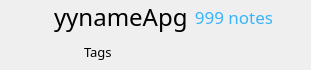
<?xml version="1.0" encoding="UTF-8"?>
<ui version="4.0">
 <class>QNotebookListItemWidgetClass</class>
 <widget class="QWidget" name="QNotebookListItemWidgetClass">
  <property name="geometry">
   <rect>
    <x>0</x>
    <y>0</y>
    <width>247</width>
    <height>70</height>
   </rect>
  </property>
  <property name="minimumSize">
   <size>
    <width>0</width>
    <height>70</height>
   </size>
  </property>
  <property name="maximumSize">
   <size>
    <width>16777215</width>
    <height>70</height>
   </size>
  </property>
  <property name="windowTitle">
   <string>QNotebookListItemWidget</string>
  </property>
  <layout class="QGridLayout" name="gridLayout">
   <property name="leftMargin">
    <number>0</number>
   </property>
   <property name="topMargin">
    <number>0</number>
   </property>
   <property name="rightMargin">
    <number>0</number>
   </property>
   <property name="bottomMargin">
    <number>6</number>
   </property>
   <item row="0" column="0" rowspan="2">
    <widget class="QLabel" name="lNotebookIcon">
     <property name="minimumSize">
      <size>
       <width>48</width>
       <height>48</height>
      </size>
     </property>
     <property name="maximumSize">
      <size>
       <width>48</width>
       <height>48</height>
      </size>
     </property>
     <property name="text">
      <string notr="true"/>
     </property>
     <property name="scaledContents">
      <bool>false</bool>
     </property>
     <property name="alignment">
      <set>Qt::AlignCenter</set>
     </property>
     <property name="margin">
      <number>0</number>
     </property>
    </widget>
   </item>
   <item row="0" column="1">
    <widget class="QLabel" name="lNotebookName">
     <property name="maximumSize">
      <size>
       <width>700</width>
       <height>16777215</height>
      </size>
     </property>
     <property name="font">
      <font>
       <family>Nokia Sans</family>
       <pointsize>18</pointsize>
       <stylestrategy>PreferAntialias</stylestrategy>
      </font>
     </property>
     <property name="text">
      <string>yynameApg</string>
     </property>
     <property name="margin">
      <number>0</number>
     </property>
    </widget>
   </item>
   <item row="0" column="2">
    <widget class="QLabel" name="lNotesCount">
     <property name="maximumSize">
      <size>
       <width>16777215</width>
       <height>20</height>
      </size>
     </property>
     <property name="font">
      <font>
       <family>Nokia Sans</family>
       <pointsize>13</pointsize>
       <stylestrategy>PreferAntialias</stylestrategy>
      </font>
     </property>
     <property name="styleSheet">
      <string notr="true">color: #37b4fc;</string>
     </property>
     <property name="text">
      <string>999 notes</string>
     </property>
     <property name="alignment">
      <set>Qt::AlignRight|Qt::AlignTrailing|Qt::AlignVCenter</set>
     </property>
    </widget>
   </item>
   <item row="0" column="3" rowspan="2">
    <widget class="QLabel" name="lDeleteMark">
     <property name="minimumSize">
      <size>
       <width>32</width>
       <height>32</height>
      </size>
     </property>
     <property name="maximumSize">
      <size>
       <width>32</width>
       <height>32</height>
      </size>
     </property>
     <property name="text">
      <string/>
     </property>
     <property name="scaledContents">
      <bool>true</bool>
     </property>
    </widget>
   </item>
   <item row="1" column="1" colspan="2">
    <layout class="QHBoxLayout" name="horizontalLayout">
     <property name="spacing">
      <number>6</number>
     </property>
     <item>
      <widget class="QLabel" name="lTagIcon">
       <property name="sizePolicy">
        <sizepolicy hsizetype="Fixed" vsizetype="Fixed">
         <horstretch>0</horstretch>
         <verstretch>0</verstretch>
        </sizepolicy>
       </property>
       <property name="maximumSize">
        <size>
         <width>24</width>
         <height>24</height>
        </size>
       </property>
       <property name="text">
        <string/>
       </property>
       <property name="pixmap">
        <pixmap resource="Resources/Icons.qrc">:/IconAdd/Tag-32.png</pixmap>
       </property>
       <property name="scaledContents">
        <bool>true</bool>
       </property>
      </widget>
     </item>
     <item>
      <widget class="QLabel" name="lNotebookTags">
       <property name="font">
        <font>
         <family>Nokia Sans</family>
         <pointsize>10</pointsize>
         <italic>false</italic>
         <stylestrategy>PreferAntialias</stylestrategy>
        </font>
       </property>
       <property name="text">
        <string>Tags</string>
       </property>
       <property name="wordWrap">
        <bool>true</bool>
       </property>
      </widget>
     </item>
    </layout>
   </item>
  </layout>
 </widget>
 <layoutdefault spacing="6" margin="11"/>
 <resources>
  <include location="Resources/Icons.qrc"/>
 </resources>
 <connections/>
</ui>
